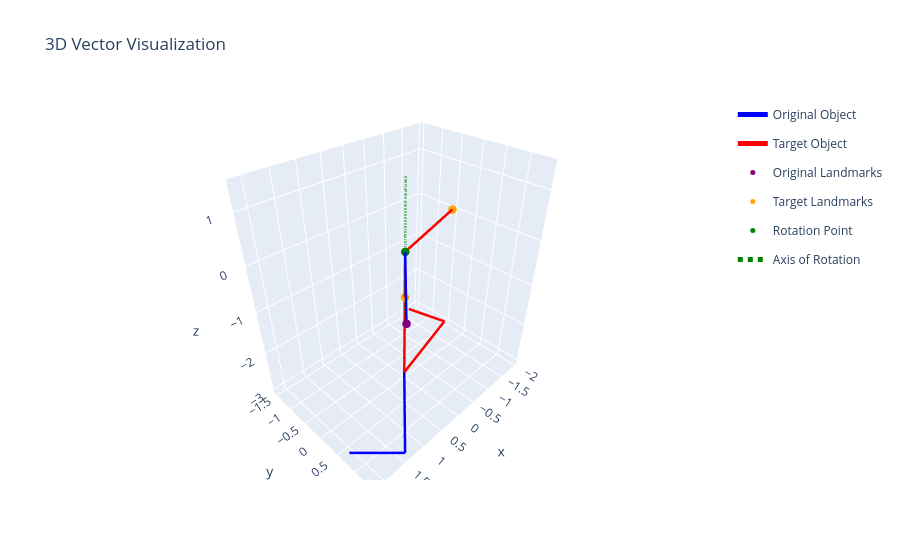

Here is the notebook cell this chart was saved with:
### Code cell
# Create graph
axis_fig = go.Figure(data=[])

print(original_object.get_landmark_endpoints())

add_object(axis_fig, original_object, "Original Object", colour='blue')
add_object(axis_fig, target_object, "Target Object", colour='red')

add_landmarks(axis_fig, original_object.get_landmark_endpoints(), "Original Landmarks", colour='purple')
add_landmarks(axis_fig, target_object.get_landmark_endpoints(), "Target Landmarks", colour='orange')
add_point(axis_fig, center_point, "Rotation Point", colour='green')

add_axis(axis_fig, axis_of_rotation, scale=2)

axis_fig.update_layout(title='3D Vector Visualization')

### Figure 1 — Plotly figure (JSON) as saved in the notebook; plotly's stock layout.template omitted (floating-point values rounded to 4 significant figures)
{"data": [{"legendgroup": "Original Object", "line": {"color": "blue", "width": 5}, "mode": "lines", "name": "Original Object", "showlegend": true, "type": "scatter3d", "x": [1.414, 0], "y": [1.414, 0], "z": [0, 0]}, {"legendgroup": "Original Object", "line": {"color": "blue", "width": 5}, "mode": "lines", "name": "Original Object", "showlegend": false, "type": "scatter3d", "x": [0, 0], "y": [0, 0], "z": [0, -3]}, {"legendgroup": "Original Object", "line": {"color": "blue", "width": 5}, "mode": "lines", "name": "Original Object", "showlegend": false, "type": "scatter3d", "x": [0, 1.414], "y": [0, 1.414], "z": [-3, -3]}, {"legendgroup": "Original Object", "line": {"color": "blue", "width": 5}, "mode": "lines", "name": "Original Object", "showlegend": false, "type": "scatter3d", "x": [1.414, 2.121], "y": [1.414, 0.7071], "z": [-3, -3]}, {"legendgroup": "Target Object", "line": {"color": "red", "width": 5}, "mode": "lines", "name": "Target Object", "showlegend": true, "type": "scatter3d", "x": [-1.932, 0], "y": [-0.5176, 0], "z": [0, 0]}, {"legendgroup": "Target Object", "line": {"color": "red", "width": 5}, "mode": "lines", "name": "Target Object", "showlegend": false, "type": "scatter3d", "x": [0, 0], "y": [0, 0], "z": [0, -3]}, {"legendgroup": "Target Object", "line": {"color": "red", "width": 5}, "mode": "lines", "name": "Target Object", "showlegend": false, "type": "scatter3d", "x": [0, -1.932], "y": [0, -0.5176], "z": [-3, -3]}, {"legendgroup": "Target Object", "line": {"color": "red", "width": 5}, "mode": "lines", "name": "Target Object", "showlegend": false, "type": "scatter3d", "x": [-1.932, -1.673], "y": [-0.5176, -1.484], "z": [-3, -3]}, {"legendgroup": "Original Landmarks", "marker": {"color": "purple", "size": 5}, "mode": "markers", "name": "Original Landmarks", "showlegend": true, "type": "scatter3d", "x": [1.414], "y": [1.414], "z": [0]}, {"legendgroup": "Original Landmarks", "marker": {"color": "purple", "size": 5}, "mode": "markers", "name": "Original Landmarks", "showlegend": false, "type": "scatter3d", "x": [0], "y": [0], "z": [0]}, {"legendgroup": "Original Landmarks", "marker": {"color": "purple", "size": 5}, "mode": "markers", "name": "Original Landmarks", "showlegend": false, "type": "scatter3d", "x": [0], "y": [0], "z": [-1]}, {"legendgroup": "Target Landmarks", "marker": {"color": "orange", "size": 5}, "mode": "markers", "name": "Target Landmarks", "showlegend": true, "type": "scatter3d", "x": [-1.932], "y": [-0.5176], "z": [0]}, {"legendgroup": "Target Landmarks", "marker": {"color": "orange", "size": 5}, "mode": "markers", "name": "Target Landmarks", "showlegend": false, "type": "scatter3d", "x": [0], "y": [0], "z": [0]}, {"legendgroup": "Target Landmarks", "marker": {"color": "orange", "size": 5}, "mode": "markers", "name": "Target Landmarks", "showlegend": false, "type": "scatter3d", "x": [0], "y": [0], "z": [-1]}, {"marker": {"color": "green", "size": 5}, "mode": "markers", "name": "Rotation Point", "type": "scatter3d", "x": [0], "y": [0], "z": [0]}, {"line": {"color": "green", "dash": "dot", "width": 5}, "mode": "lines", "name": "Axis of Rotation", "type": "scatter3d", "x": [0, 0], "y": [0, 0], "z": [-1.4, 1.4]}], "layout": {"title": {"text": "3D Vector Visualization"}}}
